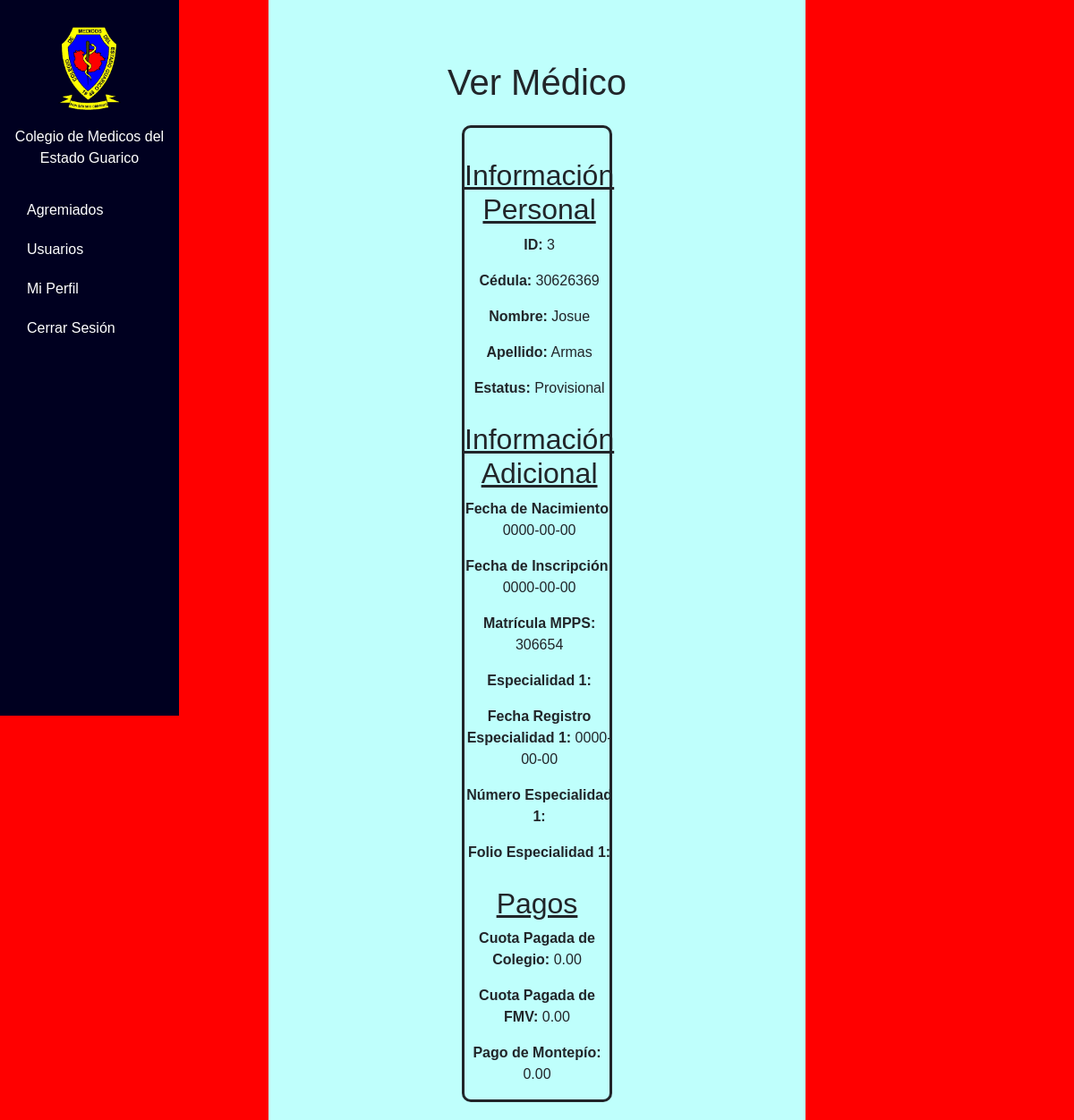
Screenshot of /agremiados/view_medico.php?id=3 (signed in) with the database file from the repository.
### tables this page shows
CREATE TABLE `medicos` (
  `id` int(11) NOT NULL,
  `cedula` varchar(20) NOT NULL,
  `nombre` varchar(50) NOT NULL,
  `apellido` varchar(50) NOT NULL,
  `estatus` enum('Definitivo','Provisional') NOT NULL
);

CREATE TABLE `info` (
  `id` int(11) NOT NULL,
  `medico_id` int(11) DEFAULT NULL,
  `fecha_nacimiento` date DEFAULT NULL,
  `fecha_inscripcion` date DEFAULT NULL,
  `matricula_mpps` varchar(20) DEFAULT NULL,
  `especialidad_1` varchar(100) DEFAULT NULL,
  `especialidad_1_fecha` date DEFAULT NULL,
  `especialidad_1_numero` varchar(20) DEFAULT NULL,
  `especialidad_1_folio` varchar(20) DEFAULT NULL,
  `especialidad_2` varchar(100) DEFAULT NULL,
  `especialidad_2_fecha` date DEFAULT NULL,
  `especialidad_2_numero` varchar(20) DEFAULT NULL,
  `especialidad_2_folio` varchar(20) DEFAULT NULL
);

CREATE TABLE `pagos` (
  `id` int(11) NOT NULL,
  `medico_id` int(11) DEFAULT NULL,
  `cuota_colegio` decimal(10,2) DEFAULT NULL,
  `cuota_fmv` decimal(10,2) DEFAULT NULL,
  `pago_montepio` decimal(10,2) DEFAULT NULL
);

### agremiados/view_medico.php (the view, shortened to what this page needs)
<?php
require '../includes/db.php';
$id = $_GET['id'];
$stmt = $pdo->prepare('SELECT * FROM medicos WHERE id = ?');
$stmt->execute([$id]);
$medico = $stmt->fetch(PDO::FETCH_ASSOC);
$stmt = $pdo->prepare('SELECT * FROM info WHERE id = ?');
$stmt->execute([$id]);
$info = $stmt->fetch(PDO::FETCH_ASSOC);
$stmt = $pdo->prepare('SELECT * FROM pagos WHERE medico_id = ?');
$stmt->execute([$id]);
$pagos = $stmt->fetch(PDO::FETCH_ASSOC);
?>
<!DOCTYPE html>
<html lang="es">
<head>
    <link rel="stylesheet" href="https://stackpath.bootstrapcdn.com/bootstrap/4.5.2/css/bootstrap.min.css">
    <link rel="stylesheet" href="../assets/css/styles.css">
</head>
<body>
    <?php include '../includes/sidebar.php'; ?>
    <div id="content">
        <h1 class="text-center mt-5">Ver Médico</h1>
        <div class="row mt-4">
            <div class="box">
                <h2 class="mt-4"><u>Información Personal</u></h2>
                <p><strong>ID:</strong> <?= htmlspecialchars($medico['id']) ?></p>
                <p><strong>Cédula:</strong> <?= htmlspecialchars($medico['cedula']) ?></p>
                <p><strong>Nombre:</strong> <?= htmlspecialchars($medico['nombre']) ?></p>
                <p><strong>Apellido:</strong> <?= htmlspecialchars($medico['apellido']) ?></p>
                <p><strong>Estatus:</strong> <?= htmlspecialchars($medico['estatus']) ?></p>
            </div>
            <div class="right-row box">
                <h2><u>Información Adicional</u></h2>
                <?php if ($info) : ?>
                    <p><strong>Fecha de Nacimiento:</strong> <?= htmlspecialchars($info['fecha_nacimiento']) ?></p>
                    <p><strong>Fecha de Inscripción:</strong> <?= htmlspecialchars($info['fecha_inscripcion']) ?></p>
                    <p><strong>Matrícula MPPS:</strong> <?= htmlspecialchars($info['matricula_mpps']) ?></p>
                    <p><strong>Especialidad 1:</strong> <?= htmlspecialchars($info['especialidad_1']) ?></p>
                    <p><strong>Fecha Registro Especialidad 1:</strong> <?= htmlspecialchars($info['especialidad_1_fecha']) ?></p>
                    <p><strong>Número Especialidad 1:</strong> <?= htmlspecialchars($info['especialidad_1_numero']) ?></p>
                    <p><strong>Folio Especialidad 1:</strong> <?= htmlspecialchars($info['especialidad_1_folio']) ?></p>
                <?php else : ?>
                    <p>No se encontró información adicional.</p>
                <?php endif; ?>
            </div>
            <div class="box">
                <h2><u>Pagos</u></h2>
                <?php if ($pagos) : ?>
                    <p><strong>Cuota Pagada de Colegio:</strong> <?= htmlspecialchars($pagos['cuota_colegio']) ?></p>
                    <p><strong>Cuota Pagada de FMV:</strong> <?= htmlspecialchars($pagos['cuota_fmv']) ?></p>
                    <p><strong>Pago de Montepío:</strong> <?= htmlspecialchars($pagos['pago_montepio']) ?></p>
                <?php else : ?>
                    <p>No se encontró información de pagos.</p>
                <?php endif; ?>
            </div>
        </div>
    </div>
</body>
</html>

### includes/sidebar.php (shortened to what this page needs)
<div class="col-md-3 col-lg-2 d-md-block text-white sidebar">
    <div class="text-center mb-4">
        <a href="index.php">
            <img src="../img/logo.png" alt="Logo" class="img-fluid w-50">
        </a>
        <p class="mt-2">Colegio de Medicos del Estado Guarico</p>
    </div>
    <button class="dropdown-btn">Agremiados</button>
    <?php if ($_SESSION['rol'] === 'admin'): ?>
        <a href="users/admin/users.php">Usuarios</a>
    <?php endif; ?>
    <a href="profile.php">Mi Perfil</a>
    <a href="logout.php">Cerrar Sesión</a>
</div>

### assets/css/styles.css (style rules this page uses)
* { margin: 0; padding: 0; box-sizing: border-box; }
body { font-family: 'Arial', sans-serif; background-color: #f8f9fa; }
body { width: 50%; background-color: red !important; }
.text-center { text-align: center; }

### agremiados/view_medico.php (style rules this page uses)
body { margin:0 auto; display: flex; min-height: 100vh; }
#content { marging: 0 auto; width: 100%; padding: 20px; background-color: #bffffc; }
.box { width: 400px; text-align: center; margin: 0 auto; margin-top: 10px; display:block; !important }
.row { margin:0 auto; background-color:#white; border-style: solid; border-radius: 10px; width: 30%; }

### includes/sidebar.php (style rules this page uses)
.sidebar { background-color:#000020; height: 100vh; position: fixed; top: 0; left: 0; padding-top: 20px; width: 250px; }
.sidebar a { color: white; text-decoration: none; display: block; padding: 10px 15px; }
.sidebar .dropdown-btn { background: none; border: none; color: white; text-align: left; width: 100%; padding: 10px 15px; font-size: 16px; cursor: pointer; }

### rows the page displays
medicos: id "3", cedula "30626369", nombre "Josue", apellido "Armas", estatus "Provisional"
info: fecha_nacimiento "0000-00-00", fecha_inscripcion "0000-00-00", matricula_mpps "306654", especialidad_1_fecha "0000-00-00"
pagos: cuota_colegio "0.00", cuota_fmv "0.00", pago_montepio "0.00"
